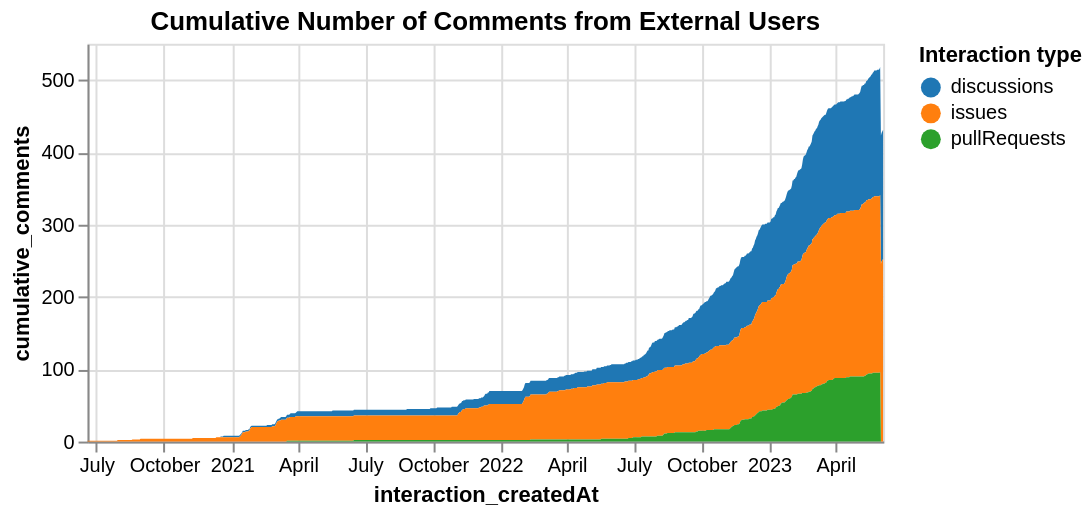

Write a Vega-Lite specification for this figure.
### Vega-Lite specification from a JSON file in a GitHub repository (floating-point values rounded to 4 significant figures; data arrays with more than 128 entries replaced by an {"elided": "..."} marker saying what was removed)
{"config": {"view": {"continuousWidth": 400, "continuousHeight": 300}}, "data": {"values": {"elided": "2790 records"}}, "mark": "area", "encoding": {"color": {"field": "interaction_type", "legend": {"orient": "right"}, "scale": {"scheme": "category10"}, "title": "Interaction type", "type": "nominal"}, "tooltip": [{"field": "interaction_createdAt", "type": "temporal"}, {"field": "cumulative_comments", "type": "quantitative"}], "x": {"field": "interaction_createdAt", "type": "temporal"}, "y": {"field": "cumulative_comments", "type": "quantitative"}}, "height": 200, "title": "Cumulative Number of Comments from External Users", "$schema": "https://vega.github.io/schema/vega-lite/v5.json"}
